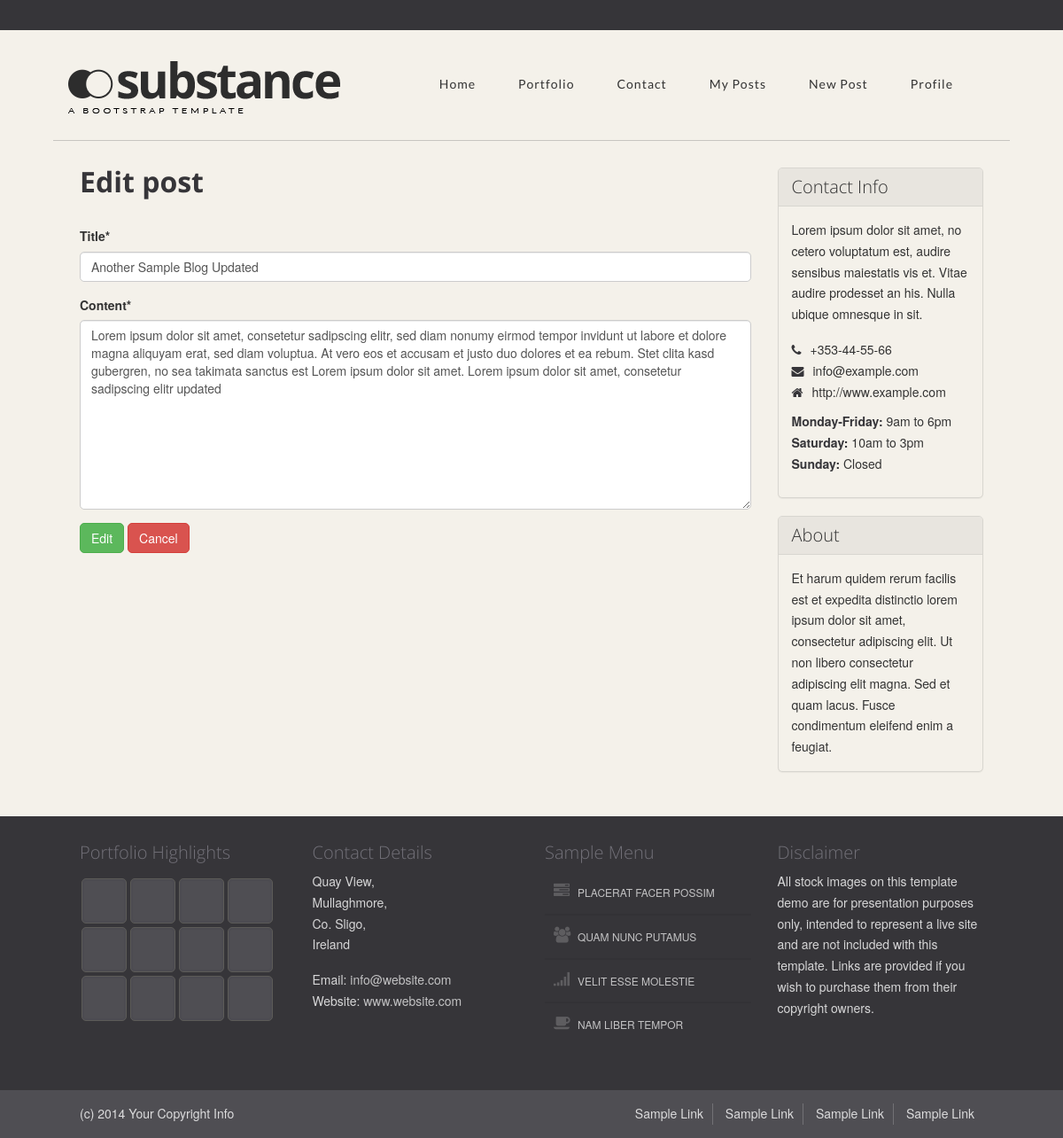
The page /update_post/1/ (signed in) on the database its author committed.
### blog/models.py (models this page shows, shortened)
class Post(models.Model):
    title = models.CharField(max_length=100)
    content = models.TextField()
    author = models.ForeignKey(User, on_delete=models.CASCADE)
    date_posted = models.DateTimeField(default=timezone.now)

### blog/views.py (the view)
# urls.py: path('update_post/<int:pk>/', views.update_post, name='update_post'),
@login_required
def update_post(request, pk):
    post = get_object_or_404(Post, pk=pk)
    if request.user == post.author:
        if request.method == 'POST':
            form = PostUpdateForm(request.POST, request.FILES, instance=post)
            if form.is_valid():
                form.instance.author = request.user
                form.save()
                return redirect('my_posts')
        else:
            form = PostUpdateForm(instance=post)
        context = {
            'form': form
        }
        return render(request, 'edit_post.html', context)
    else:
        return redirect('page_404')

### blog/forms.py
class PostUpdateForm(forms.ModelForm):
    class Meta:
        model = Post
        fields = ['title', 'content']

### blog/templates/edit_post.html (shortened to what this page needs)
{% extends 'base.html' %}
{% load static %}
{% load crispy_forms_tags %}
{% block content %}
    <div id="content" class="container">
        <div class="row margin-vert-30">
        <div class="col-md-9">
            <div class="">
                <form method="POST" enctype="multipart/form-data" class="">
                    <div class="signup-header">
                        <h2><Strong>Edit post</strong></h2>
                    </div>
                    <br>
                    {{ form|crispy }}
                        <p>
                            <button class="btn btn-success" type="submit">Edit</button>
                            <a href="{% url 'my_posts' %}" class="btn btn-danger">Cancel</a>
                        </p>
                </form>
            </div>
        </div>
        <div class="col-md-3"
            <div class="panel panel-default">
                <div class="panel-heading">
                    <h3 class="panel-title">Contact Info</h3>
                </div>
                <div class="panel-body">
                    <p>Lorem ipsum dolor sit amet, no cetero voluptatum est, audire sensibus maiestatis vis et. Vitae audire prodesset an his. Nulla ubique omnesque in sit.</p>
                    <ul class="list-unstyled">
                        <li><i class="fa-phone color-primary"></i>+353-44-55-66</li>
                        <li><i class="fa-envelope color-primary"></i>info@example.com</li>
                        <li><i class="fa-home color-primary"></i>http://www.example.com</li>
                    </ul>
                    <ul class="list-unstyled">
                        <li><strong class="color-primary">Monday-Friday:</strong> 9am to 6pm</li>
                        <li><strong class="color-primary">Saturday:</strong> 10am to 3pm</li>
                        <li><strong class="color-primary">Sunday:</strong> Closed</li>
                    </ul>
                </div>
            </div>
            <div class="panel panel-default">
                <div class="panel-heading">
                    <h3 class="panel-title">About</h3>
                </div>
                <div class="panel-body">
                    Et harum quidem rerum facilis est et expedita distinctio lorem ipsum dolor sit amet, consectetur adipiscing elit. Ut non libero consectetur adipiscing elit magna. Sed et quam lacus. Fusce condimentum eleifend enim a feugiat.
                </div>
            </div>
        </div>
    </div>
    </div>
{% endblock content %}

### users/static/assets/css/nexus.css (style rules this page uses)
html { overflow-y: scroll; }
body { line-height: 1.7em; font-size: 14px; background-color: #222124; background-color: #F4F1EA; }
.container { max-width: 1080px; padding-left: 30px; padding-right: 30px; width: 100%; }
.color-primary { color: #363539; }
.color-primary[class^="fa-"]:before, .color-primary[class*=" fa-"]:before { color: #363539; }
.margin-vert-30 { margin-top: 30px; margin-bottom: 30px; }
h2 { font-weight: 300; line-height: 1em; margin: 0 0 10px; color: #363539; font-family: 'Open Sans', sans-serif; font-size: 32px; }
h3 { font-size: 20px; font-weight: 300; padding: 0; font-family: 'Open Sans', sans-serif; margin: 0; color: #2d2d2d; }
a { text-decoration: none; -webkit-transition: color 0.15s ease-in; -moz-transition: color 0.15s ease-in; -o-transition: color 0.15s ease-in; transition: color 0.15s ease-in; }
p { margin-bottom: 16px; }
[class^="fa-"]:before, [class*=" fa-"]:before { font-family: FontAwesome; font-style: normal; font-weight: normal; line-height: 1; -webkit-font-smoothing: antialiased; -moz-osx-font-smoothing: grayscale; padding-right: 10px; color: rgba(0, 0, 0, 0.3); }
.panel-title { font-size: 20px; }

### rows shown on the page
Post: title "Another Sample Blog Updated", content "Lorem ipsum dolor sit amet, consetetur sadipscing elitr, sed diam nonumy eirmod tempor invidunt ut labore et dolore magna aliquyam erat, sed diam voluptua. At vero eos et accusam et justo duo dolores et ea rebum. Stet clita kasd gubergren, no sea takimata sanctus est Lorem ipsum dolor sit amet. Lorem ipsum dolor sit amet, consetetur sadipscing elitr updated"
